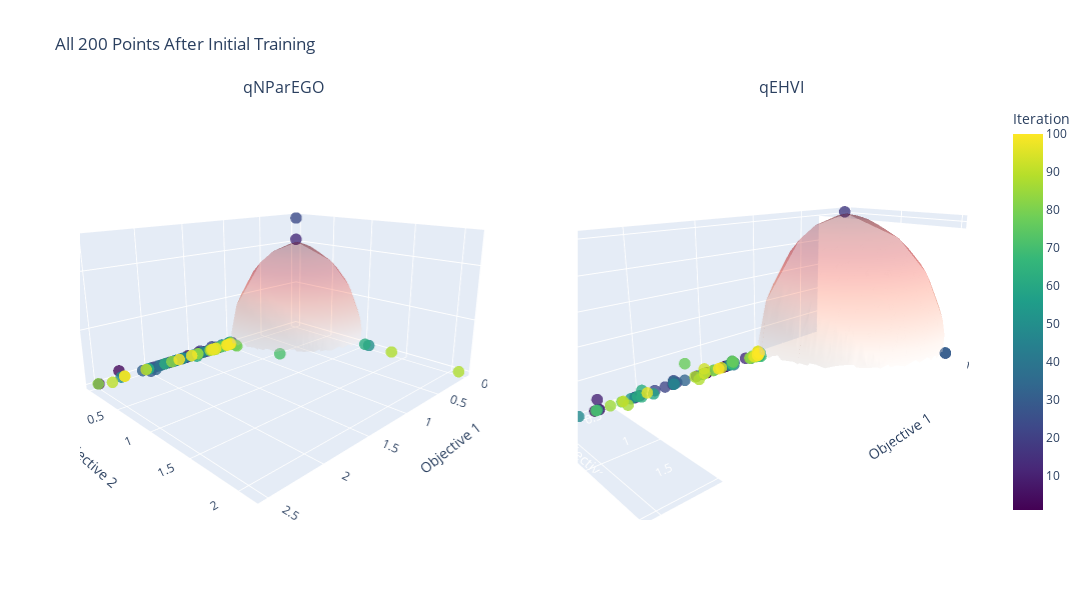

The code cell stored with this chart in its notebook:
### Code cell
# Plot ALL points after initial training
fig = make_subplots(
    rows=1, cols=2,
    specs=[[{'type': 'scatter3d'}, {'type': 'scatter3d'}]],
    subplot_titles=("qNParEGO", "qEHVI")
)

batch_number = torch.cat([
    torch.zeros(n_initial),
    torch.arange(1, N_BATCH + 1).repeat(BATCH_SIZE, 1).t().reshape(-1),
]).numpy()

start_idx = n_initial
end_idx = len(train_obj_true_qparego)

alg_data = [
    (-train_obj_true_qparego[start_idx:end_idx], "qNParEGO"),
    (-train_obj_true_qehvi[start_idx:end_idx], "qEHVI"),
]

for col, (train_obj, name) in enumerate(alg_data, 1):
    obj_np = train_obj.cpu().numpy()

    scatter = go.Scatter3d(
        x=obj_np[:, 0], y=obj_np[:, 1], z=obj_np[:, 2],
        mode='markers',
        marker=dict(
            size=4,
            color=batch_number[start_idx:end_idx],
            colorscale='Viridis',
            opacity=0.8,
            colorbar=dict(title='Iteration') if col == 2 else None
        ),
        name=name,
        hovertemplate="<b>Obj1</b>: %{x:.2f}<br><b>Obj2</b>: %{y:.2f}<br><b>Obj3</b>: %{z:.2f}<extra></extra>"
    )

    fig.add_trace(scatter, row=1, col=col)
    fig.add_trace(pf_surface, row=1, col=col)

# Update layout
fig.update_layout(
    height=600,
    width=1200,
    scene1=dict(
        xaxis_title='Objective 1',
        yaxis_title='Objective 2',
        zaxis_title='Objective 3',
        camera=dict(eye=dict(x=1.5, y=1.5, z=0.6))
    ),
    scene2=dict(
        xaxis_title='Objective 1',
        yaxis_title='Objective 2',
        zaxis_title='Objective 3',
        camera=dict(eye=dict(x=1.5, y=1.5, z=0.6))
    ),
    showlegend=False,
    title_text=f'All {end_idx - start_idx} Points After Initial Training'
)

fig.show()


pio.write_html(fig, 'DTLZ4a candidates.html')

### Figure 1 — Plotly figure (JSON) as saved in the notebook; plotly's stock layout.template omitted (floating-point values rounded to 4 significant figures; data arrays with more than 128 entries replaced by an {"elided": "..."} marker saying what was removed)
{"data": [{"hovertemplate": "<b>Obj1</b>: %{x:.2f}<br><b>Obj2</b>: %{y:.2f}<br><b>Obj3</b>: %{z:.2f}<extra></extra>", "marker": {"color": {"elided": "200 float values"}, "colorscale": [[0, "#440154"], [0.1111, "#482878"], [0.2222, "#3e4989"], [0.3333, "#31688e"], [0.4444, "#26828e"], [0.5556, "#1f9e89"], [0.6667, "#35b779"], [0.7778, "#6ece58"], [0.8889, "#b5de2b"], [1, "#fde725"]], "opacity": 0.8, "size": 4}, "mode": "markers", "name": "qNParEGO", "scene": "scene", "type": "scatter3d", "x": {"elided": "200 float values"}, "y": {"elided": "200 float values"}, "z": {"elided": "200 float values"}}, {"color": "red", "colorscale": [[0, "rgb(255,245,240)"], [0.125, "rgb(254,224,210)"], [0.25, "rgb(252,187,161)"], [0.375, "rgb(252,146,114)"], [0.5, "rgb(251,106,74)"], [0.625, "rgb(239,59,44)"], [0.75, "rgb(203,24,29)"], [0.875, "rgb(165,15,21)"], [1, "rgb(103,0,13)"]], "intensity": {"elided": "1000 float values"}, "name": "Pareto Front", "opacity": 0.3, "scene": "scene", "showscale": false, "type": "mesh3d", "x": {"elided": "1000 float values"}, "y": {"elided": "1000 float values"}, "z": {"elided": "1000 float values"}}, {"hovertemplate": "<b>Obj1</b>: %{x:.2f}<br><b>Obj2</b>: %{y:.2f}<br><b>Obj3</b>: %{z:.2f}<extra></extra>", "marker": {"color": {"elided": "200 float values"}, "colorbar": {"title": {"text": "Iteration"}}, "colorscale": [[0, "#440154"], [0.1111, "#482878"], [0.2222, "#3e4989"], [0.3333, "#31688e"], [0.4444, "#26828e"], [0.5556, "#1f9e89"], [0.6667, "#35b779"], [0.7778, "#6ece58"], [0.8889, "#b5de2b"], [1, "#fde725"]], "opacity": 0.8, "size": 4}, "mode": "markers", "name": "qEHVI", "scene": "scene2", "type": "scatter3d", "x": {"elided": "200 float values"}, "y": {"elided": "200 float values"}, "z": {"elided": "200 float values"}}, {"color": "red", "colorscale": [[0, "rgb(255,245,240)"], [0.125, "rgb(254,224,210)"], [0.25, "rgb(252,187,161)"], [0.375, "rgb(252,146,114)"], [0.5, "rgb(251,106,74)"], [0.625, "rgb(239,59,44)"], [0.75, "rgb(203,24,29)"], [0.875, "rgb(165,15,21)"], [1, "rgb(103,0,13)"]], "intensity": {"elided": "1000 float values"}, "name": "Pareto Front", "opacity": 0.3, "scene": "scene2", "showscale": false, "type": "mesh3d", "x": {"elided": "1000 float values"}, "y": {"elided": "1000 float values"}, "z": {"elided": "1000 float values"}}], "layout": {"annotations": [{"font": {"size": 16}, "showarrow": false, "text": "qNParEGO", "x": 0.225, "xanchor": "center", "xref": "paper", "y": 1, "yanchor": "bottom", "yref": "paper"}, {"font": {"size": 16}, "showarrow": false, "text": "qEHVI", "x": 0.775, "xanchor": "center", "xref": "paper", "y": 1, "yanchor": "bottom", "yref": "paper"}], "height": 600, "scene": {"camera": {"eye": {"x": 1.5, "y": 1.5, "z": 0.6}}, "domain": {"x": [0, 0.45], "y": [0, 1]}, "xaxis": {"title": {"text": "Objective 1"}}, "yaxis": {"title": {"text": "Objective 2"}}, "zaxis": {"title": {"text": "Objective 3"}}}, "scene2": {"camera": {"eye": {"x": 1.5, "y": 1.5, "z": 0.6}}, "domain": {"x": [0.55, 1], "y": [0, 1]}, "xaxis": {"title": {"text": "Objective 1"}}, "yaxis": {"title": {"text": "Objective 2"}}, "zaxis": {"title": {"text": "Objective 3"}}}, "showlegend": false, "title": {"text": "All 200 Points After Initial Training"}, "width": 1200}}
